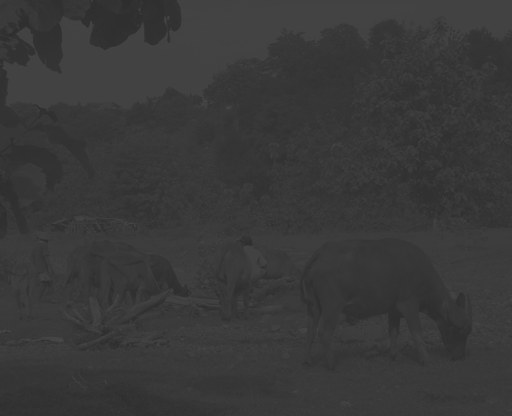
#> input picture images/gembala.png, 512 x 416 px
$ python 06-histogram-eq.py
#> lines starting #> are read from the running program, lines starting #| are printed output that depends on the picture
import cv2
import matplotlib.pyplot as plt

img = cv2.imread("../images/gembala.png", 0)
#> img is the input picture: shape (416, 512); min 46, max 70, mean 56.9
eq = cv2.equalizeHist(img)
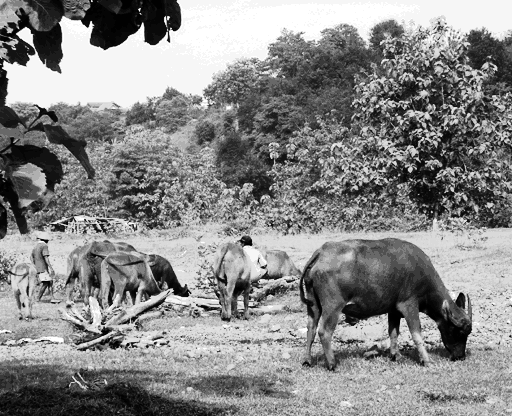
#> eq: shape (416, 512); min 0, max 255, mean 136.1
clahe = cv2.createCLAHE(clipLimit=20)
cl1 = clahe.apply(img)
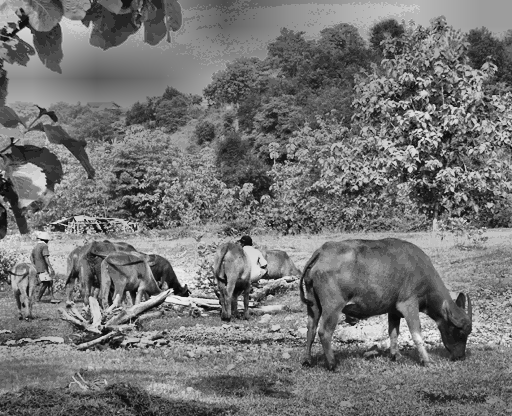
#> cl1: shape (416, 512); min 1, max 245, mean 116.3

fig, axs = plt.subplots(nrows=3, ncols=2)
axs[0, 0].set_title("Original Image")
axs[0, 0].set_axis_off()
axs[0, 0].imshow(img, cmap="gray")
axs[0, 1].set_title("Original Histogram")
org_hist = cv2.calcHist([img], [0], None, [256], [0, 256])
#> org_hist = 256 values, max 20590 at index 58, min 0 at index 0, mean 832
axs[0, 1].plot(org_hist)
axs[1, 0].set_title(f"Result")
axs[1, 0].set_axis_off()
axs[1, 0].imshow(eq, cmap="gray")
axs[1, 1].set_title("Equalized Histogram")
eq_hist = cv2.calcHist([eq], [0], None, [256], [0, 256])
#> eq_hist = 256 values, max 20590 at index 176, min 0 at index 2, mean 832
axs[1, 1].plot(eq_hist)
axs[2, 0].set_title(f"CLAHE Result")
axs[2, 0].set_axis_off()
axs[2, 0].imshow(cl1, cmap="gray")
axs[2, 1].set_title("CLAHE")
cl1_hist = cv2.calcHist([cl1], [0], None, [256], [0, 256])
#> cl1_hist = 256 values, max 2068 at index 157, min 0 at index 0, mean 832
axs[2, 1].plot(cl1_hist)
plt.show()
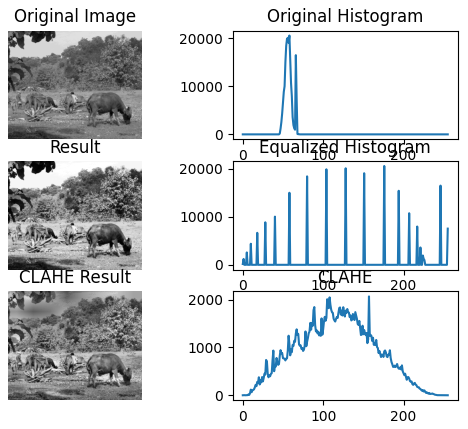
#> figure drawn by matplotlib, 6 panels; panel 2: curve peaks at x = 58, y = 20590; panel 4: curve peaks at x = 176, y = 20590; panel 6: curve peaks at x = 157, y = 2068
